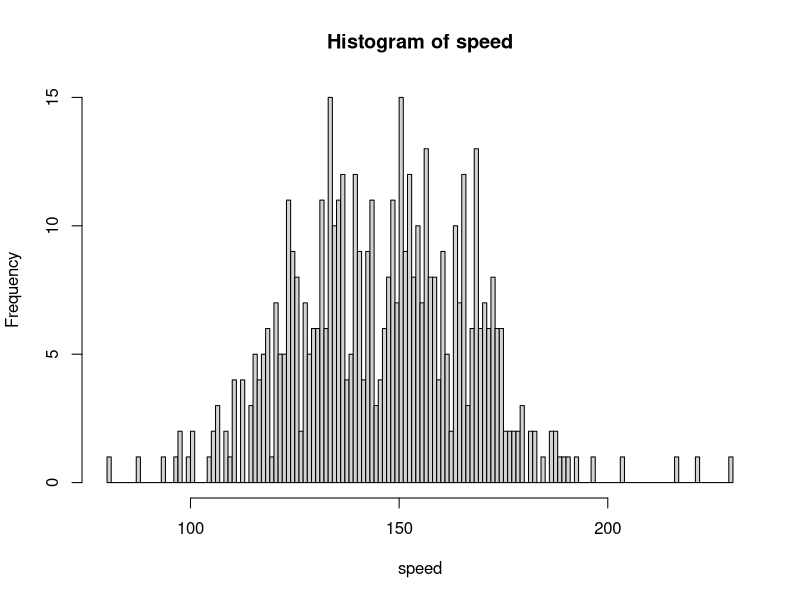
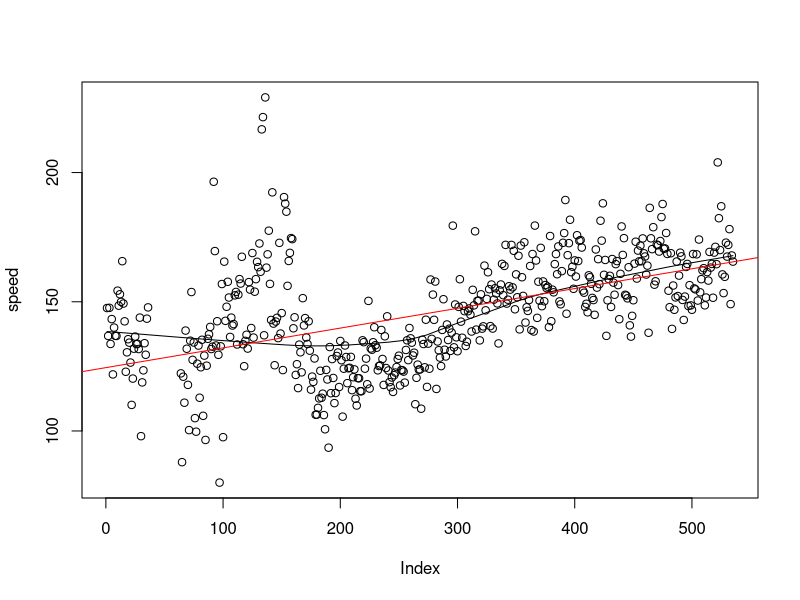
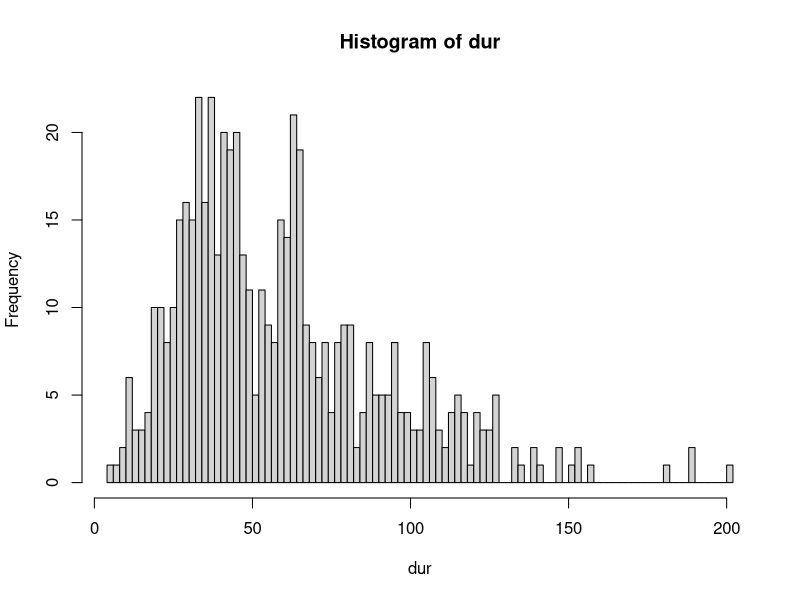
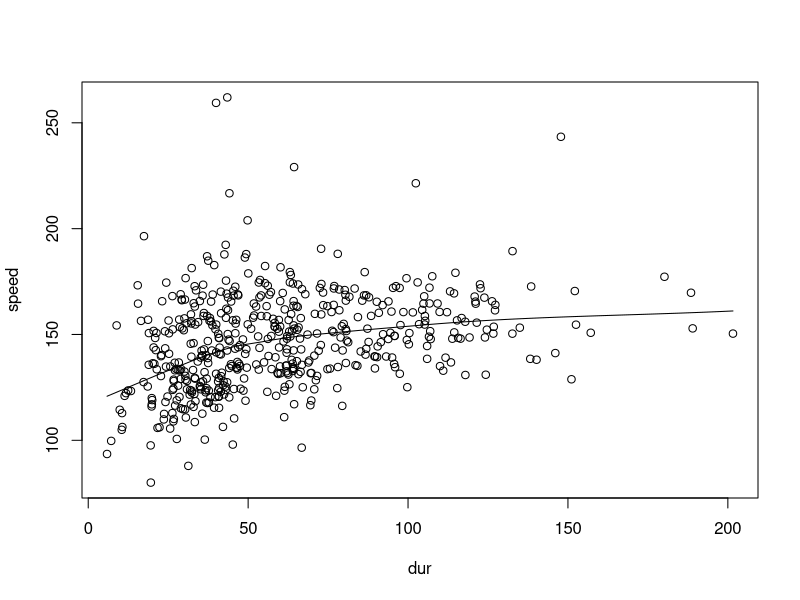

The R script that drew these images, in order:
# The script is to show some statistics of reading, such as speed etc

# Load data
setwd("//rubber/LearnReading"); 
d<-read.csv("reading-speed-time-log.csv", sep="\t", header=T)
d

summary(d)
speedOrig <- d$Words/d$ReadDurM

totalReadingTimeDays = sum(d$ReadDurM) / (60*24);
print(sprintf("Total reading time=%.2f days",totalReadingTimeDays));

# Take whole reading period of 18 month
readTimePerDay = sum(d$ReadDurM) / (18*30)
print(sprintf("Avg read time per day = %.2f min",readTimePerDay));

## Reading speed
speed <- speedOrig[is.finite(speedOrig)] # remove Inf

# remove outliers
expectMaxSpeed <- mean(speed)+4*sd(speed)
print(sprintf("Expected max reading speed=%.2f", expectMaxSpeed))

#speed <- speedOrig; # keep outliers
speed <- speedOrig[speedOrig < expectMaxSpeed]
speed

# Show some graphics

# Reading speed
summary(speed)
hist(speed, breaks=120)
scatter.smooth(speed)

speedFitLine <- line(speed)
speedFitLine
abline(speedFitLine, col="red")


## Duration of reading per one sitting
dur <- d$ReadDurM
dur <- dur[is.finite(dur)] # remove Inv
summary(dur)
hist(dur, breaks=120)

## Speed of reading vs Duration of reading
validValues <- is.finite(d$ReadDurM);
dur <- d$ReadDurM[validValues];
speed <- d$Words/d$ReadDurM;
speed <- speed[validValues];
#plot(dur, speed)
scatter.smooth(dur, speed)